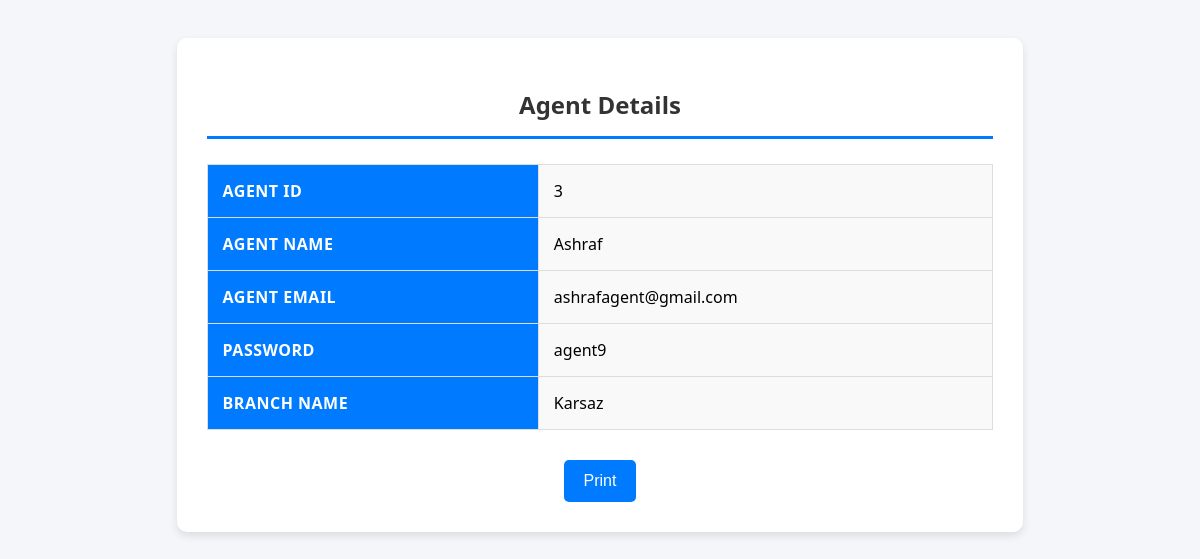
The page /admindashboard/agent_report.php?id=3 on the database its author committed.
### tables this page shows
CREATE TABLE `agent` (
  `agent_id` int(11) NOT NULL,
  `agent_name` varchar(255) DEFAULT NULL,
  `agent_email` varchar(255) DEFAULT NULL,
  `agent_password` varchar(255) DEFAULT NULL,
  `branch_id` int(11) DEFAULT NULL
);

CREATE TABLE `branch` (
  `branch_id` int(11) NOT NULL,
  `branch_name` varchar(255) DEFAULT NULL
);

### admindashboard/agent_report.php (the view, shortened to what this page needs)
<?php
include "../connection.php";
if (isset($_GET['id'])) {
    $agent_id = $_GET['id'];
    $query = mysqli_query($connection, "SELECT agent.*, branch.branch_name FROM agent
        JOIN branch ON branch.branch_id = agent.branch_id
        WHERE agent_id = '$agent_id'");
    if ($row = mysqli_fetch_assoc($query)) {
?>
<!DOCTYPE html>
<html lang="en">
<head>
</head>
<body>
    <div class="container">
        <h2>Agent Details</h2>
        <table>
            <tr>
                <th>Agent ID</th>
                <td><?php echo $row['agent_id']; ?></td>
            </tr>
            <tr>
                <th>Agent Name</th>
                <td><?php echo $row['agent_name']; ?></td>
            </tr>
            <tr>
                <th>Agent Email</th>
                <td><?php echo $row['agent_email']; ?></td>
            </tr>
            <tr>
                <th>Password</th>
                <td><?php echo $row['agent_password']; ?></td>
            </tr>
            <tr>
                <th>Branch Name</th>
                <td><?php echo $row['branch_name']; ?></td>
            </tr>
        </table>
        <button class="print-btn" onclick="window.print()">Print</button>
    </div>
</body>
</html>
<?php
    } else {
        echo "Agent not found.";
    }
}
?>

### admindashboard/agent_report.php (style rules this page uses)
body { font-family: 'Segoe UI', Tahoma, Geneva, Verdana, sans-serif; padding: 30px; text-align: center; background-color: #f4f6f9; }
.container { width: 70%; margin: auto; background: #ffffff; padding: 30px; border-radius: 10px; box-shadow: 0 4px 8px rgba(0, 0, 0, 0.1); }
h2 { text-align: center; margin-bottom: 25px; color: #333; border-bottom: 3px solid #007bff; padding-bottom: 15px; }
table { width: 100%; border-collapse: collapse; font-size: 16px; margin-top: 20px; }
table, th, td { border: 1px solid #ddd; padding: 15px; text-align: left; }
th { background-color: #007bff; color: #ffffff; text-transform: uppercase; letter-spacing: 0.5px; }
td { background-color: #f9f9f9; }
.print-btn { margin-top: 30px; background-color: #007bff; color: #ffffff; border: none; padding: 12px 20px; font-size: 16px; cursor: pointer; border-radius: 5px; transition: background-color 0.3s ease; }

### rows shown on the page
agent: agent_id "3", agent_name "Ashraf", agent_email "ashrafagent@gmail.com", agent_password "agent9", branch.branch_name "Karsaz"
